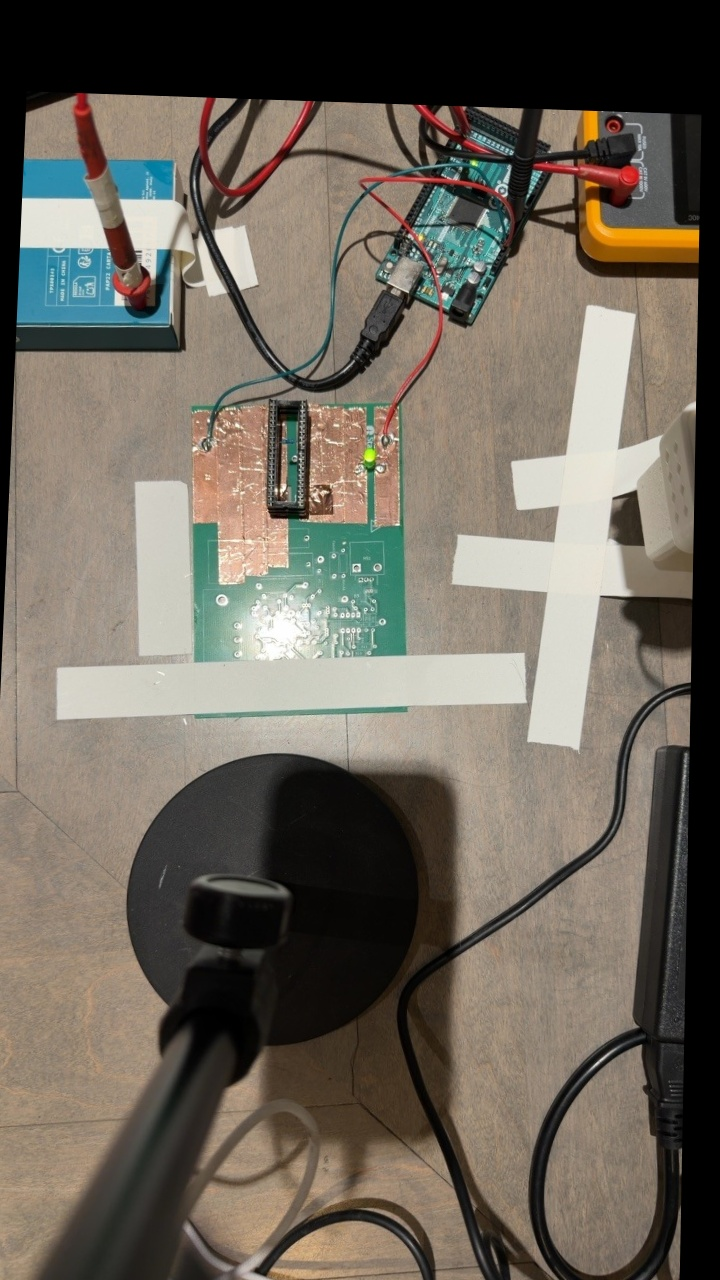
#> input picture scripts/so101_pick/last_success.jpg, 720 x 1280 px
$ python det2.py last_success.jpg out.png
#> lines starting #> are read from the running program, lines starting #| are printed output that depends on the picture; after the words box and inside, x2 and y2 are one past the last pixel; in counts of white or black regions, pixels touching at a corner belong together
import cv2, numpy as np, sys
def blocks(img):
    s=img.shape[1]/720
    hsv=cv2.cvtColor(img,cv2.COLOR_BGR2HSV)
    dark=((hsv[...,2]<75)&(hsv[...,1]<100)).astype(np.uint8)*255
    dark=cv2.morphologyEx(dark,cv2.MORPH_CLOSE,np.ones((int(11*s),)*2,np.uint8))
    cs,_=cv2.findContours(dark,cv2.RETR_EXTERNAL,cv2.CHAIN_APPROX_SIMPLE); out=[]
    for c in cs:
        (cx,cy),(w,h),ang=cv2.minAreaRect(c); L,S=max(w,h),min(w,h)
        if 85*s<L<170*s and 28*s<S<70*s and cv2.contourArea(c)>0.55*w*h: out.append(((cx,cy),(w,h),ang,cv2.boxPoints(((cx,cy),(w,h),ang))))
    return out
def copper_gap(img):
    hsv=cv2.cvtColor(img,cv2.COLOR_BGR2HSV)
    m=((hsv[...,0]>=3)&(hsv[...,0]<=22)&(hsv[...,1]>70)&(hsv[...,2]>110)).astype(np.uint8)
    m=cv2.morphologyEx(m,cv2.MORPH_OPEN,np.ones((5,5),np.uint8))
    n,lab,st,_=cv2.connectedComponentsWithStats(m)
    big=[i for i in range(1,n) if st[i,4]>1500]
    if not big: return None
    keep=np.isin(lab,big); ys,xs=np.nonzero(keep); x0,x1,y0,y1=xs.min(),xs.max(),ys.min(),ys.max()
    band=keep[y0:y0+int((y1-y0)*0.5),x0:x1+1].sum(0).astype(float)
    band=np.convolve(band,np.ones(5)/5,'same'); lo,hi=int(len(band)*.25),int(len(band)*.75)
    gx=x0+lo+int(np.argmin(band[lo:hi]))
    return gx,(x0,y0,x1,y1)
if __name__=='__main__':
    im=cv2.imread(sys.argv[1]); b=blocks(im); g=copper_gap(im); print([ (np.round(x[0]),np.round(x[1]),round(x[2])) for x in b], g)
#> further down, im is the input picture: shape (1280, 720, 3); mean B, G, R 91.8, 102.7, 109.7
#> in blocks, `dark=cv2.morphologyEx(dark,cv2.MORPH_CLOSE,np.ones((int(11*s),)*2,np.u..`:
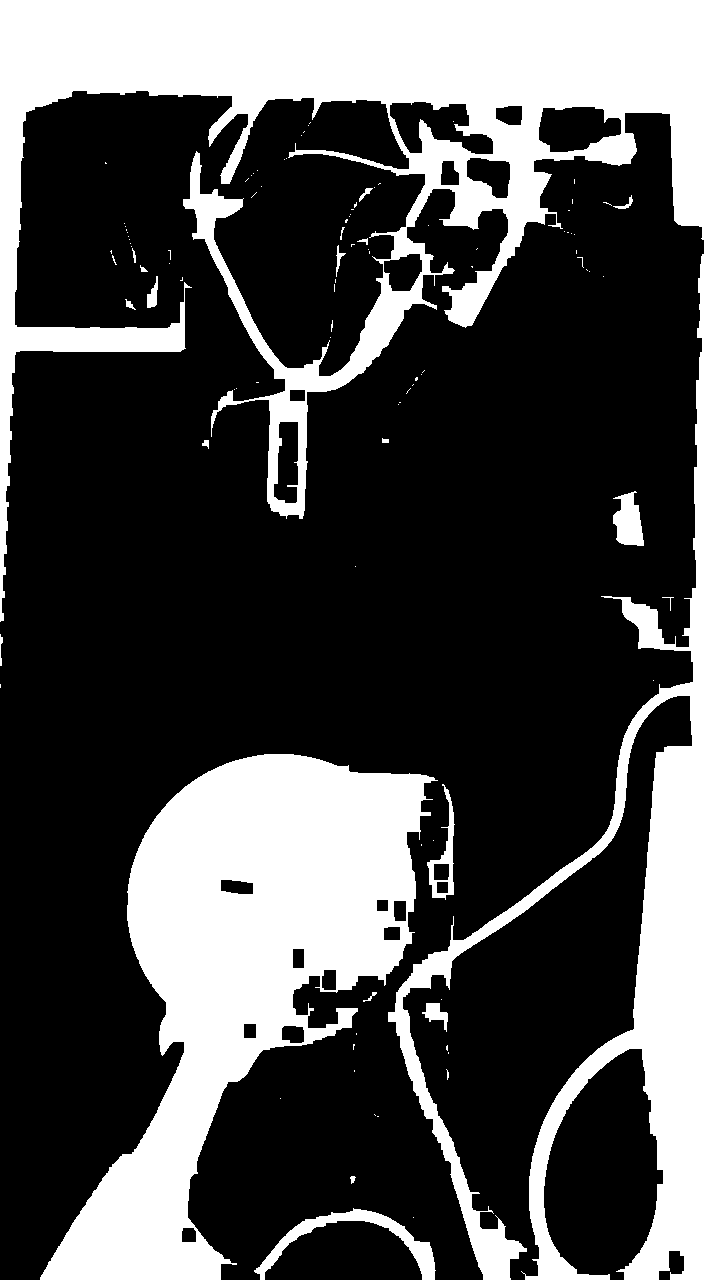
#> dark: shape (1280, 720); 30.8% white; 104 white regions (83 under 20 px)
#> in blocks, `cs, _ = cv2.findContours(dark, cv2.RETR_EXTERNAL, cv2.CHAIN_APPROX_SIM`: cs = 103 contours, 89 with area under 20; largest, box (x1, y1, x2, y2) and area: (0, 0, 720, 1280) 194173, (40, 754, 438, 1280) 89564, (254, 1208, 436, 1280) 2350, (427, 784, 455, 900) 1166, (613, 491, 644, 546) 1081
#> the loop in blocks, `for c in cs:` made 103 passes
#> (cx, cy, w, h, ang, L, S) on passes 1, 2, 3, 6, 8, 11, 13, 14: (413, 1217, 0, 0, -90, 0, 0), (344.5, 1243.5, 71, 181, -90, 181, 71), (352.5, 1179.5, 7, 5, -90, 7, 5), (280, 1098, 0, 0, -90, 0, 0), (447.3, 1073.9, 1.69, 10.05, -5.71, 10.05, 1.69), (353.5, 1046.5, 5, 1, -90, 5, 1), (437.7, 1014.2, 20.59, 31.44, -59.53, 31.44, 20.59), (441, 999, 0, 0, -90, 0, 0)
#> after the loop in blocks, `for c in cs:`: out = []
#> after `b = blocks(im)`: b = []
#> in copper_gap, `n,lab,st,_=cv2.connectedComponentsWithStats(m)`:
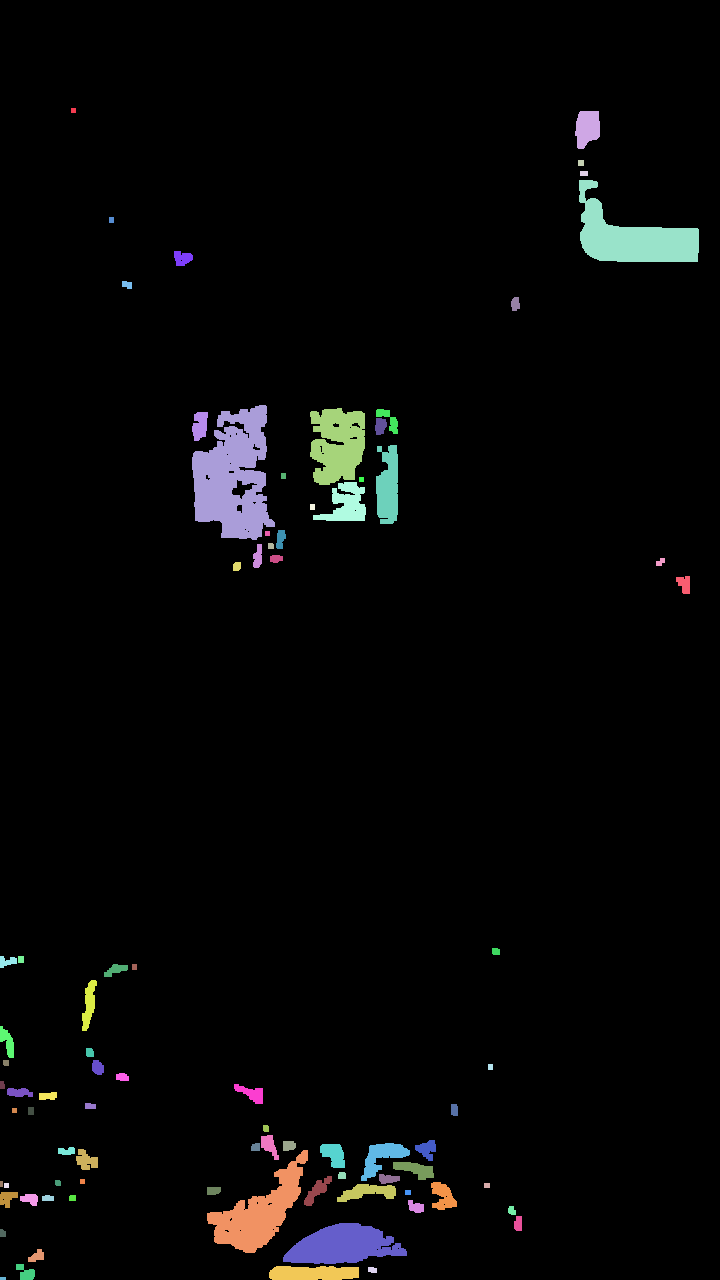
#> lab: shape (1280, 720) int32; 85 distinct labels, from 0 to 84; one colour per label, 0 black
#> in copper_gap, `n,lab,st,_=cv2.connectedComponentsWithStats(m)`: n = 85; st = 85 rows, first 6: [0, 0, 720, 1280, 884211], [71, 108, 5, 5, 25], [575, 111, 25, 38, 749], [578, 160, 6, 6, 36], [580, 171, 8, 5, 40], [579, 180, 120, 82, 4754]
#> in copper_gap, `big=[i for i in range(1,n) if st[i,4]>1500]`: big = [5, 10, 11, 57, 78]
#> in copper_gap, `keep = np.isin(lab, big)`:
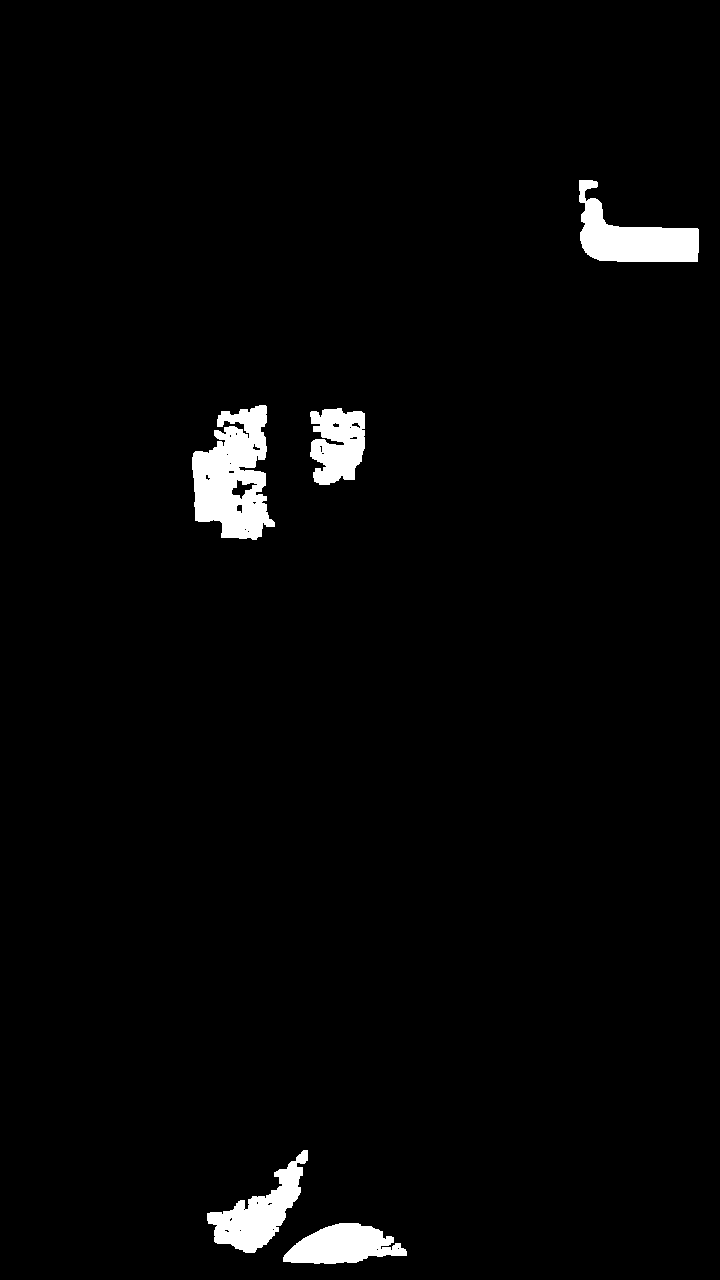
#> keep: shape (1280, 720) bool; 2.5% white; 5 white regions, box (x1, y1, x2, y2) and area: (192, 405, 275, 540) 7246, (579, 180, 699, 262) 4754, (207, 1150, 308, 1253) 4015, (283, 1223, 407, 1264) 3349, (310, 408, 365, 485) 3255
#> in copper_gap, `x0, x1, y0, y1 = (xs.min(), xs.max(), ys.min(), ys.max())`: x0 = 192; x1 = 698; y0 = 180; y1 = 1263
#> in copper_gap, `band=keep[y0:y0+int((y1-y0)*0.5),x0:x1+1].sum(0).astype(float)`: band = 507 values, max 128 at index 60, min 0 at index 83, mean 30.09
#> in copper_gap, `band = np.convolve(band, np.ones(5) / 5, 'same')`: band = 507 values, max 124.4 at index 61, min 0 at index 85, mean 30.04
#> in copper_gap, `lo, hi = (int(len(band) * 0.25), int(len(band) * 0.75))`: lo = 126; hi = 380
#> in copper_gap, `gx=x0+lo+int(np.argmin(band[lo:hi]))`: gx = 367
#> after `g = copper_gap(im)`: g = (367, (192, 180, 698, 1263))
#| [] (367, (192, 180, 698, 1263))
    for x in b: cv2.drawContours(im,[np.int32(x[3])],0,(0,255,0),2)
#> this loop made 0 passes
    if g: cv2.line(im,(g[0],g[1][1]),(g[0],g[1][3]),(255,0,255),2); cv2.rectangle(im,g[1][:2],g[1][2:],(255,255,0),1)
#> after `cv2.rectangle(im, g[1][:2], g[1][2:], (255, 255, 0), 1)`:
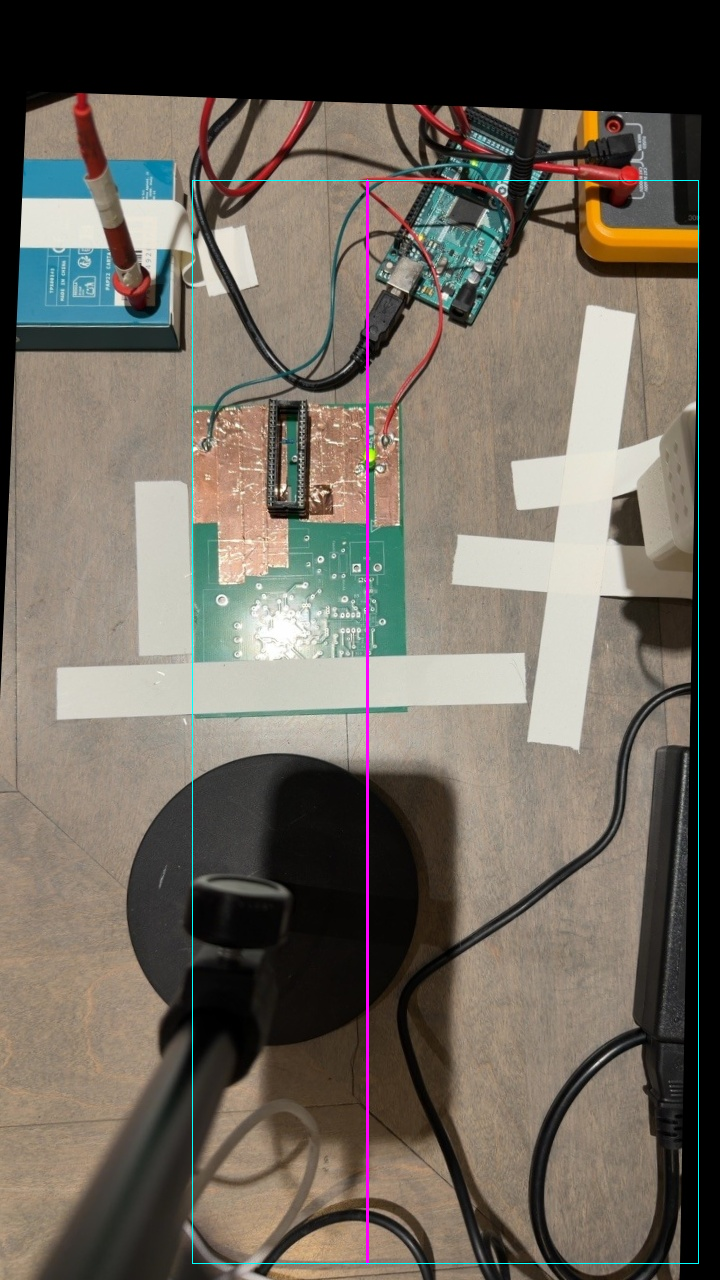
#> im: shape (1280, 720, 3); mean B, G, R 93.1, 103, 110
    cv2.imwrite(sys.argv[2],im)

$ run again, on scripts/so101_pick/ptb_crop.jpg
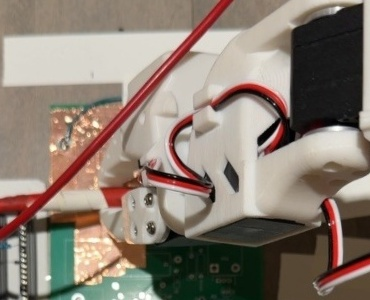
#> input picture scripts/so101_pick/ptb_crop.jpg, 370 x 300 px
#> im is the input picture: shape (300, 370, 3); mean B, G, R 113.5, 124.9, 138
#> hsv: shape (300, 370, 3); mean H, S, V 26, 63.1, 140.5
#> in blocks, `dark=cv2.morphologyEx(dark,cv2.MORPH_CLOSE,np.ones((int(11*s),)*2,np.u..`:
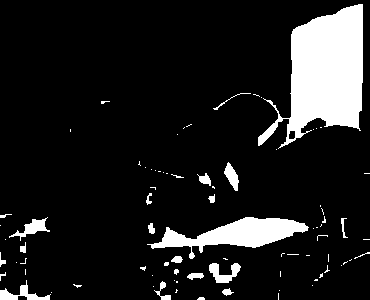
#> dark: shape (300, 370); 12.1% white; 82 white regions (60 under 20 px)
#> cs = 82 contours, 66 with area under 20; largest, box (x1, y1, x2, y2) and area: (258, 4, 363, 149) 8026, (147, 217, 309, 259) 2562, (209, 263, 241, 283) 279, (0, 280, 51, 300) 270, (9, 217, 50, 241) 255
#> the loop in blocks, `for c in cs:` made 82 passes
#> (cx, cy, w, h, ang, L, S) on passes 1, 3, 4, 5, 6, 7, 8, 9: (200.5, 298, 2, 7, -90, 7, 2), (51, 292, 0, 0, -90, 0, 0), (279, 290, 0, 0, -90, 0, 0), (176.1, 290.7, 3.16, 1.26, -71.57, 3.16, 1.26), (227.3, 291.8, 7.78, 8.49, -45, 8.49, 7.78), (153, 286, 0, 0, -90, 0, 0), (312, 285, 0, 0, -90, 0, 0), (76.83, 285.7, 2.55, 8.06, -81.87, 8.06, 2.55)
#> after the loop in blocks, `for c in cs:`: out = []
#> lab: shape (300, 370) int32; 13 distinct labels, from 0 to 12
#> n = 13; st = 13 rows, first 6: [0, 0, 370, 300, 105177], [187, 52, 5, 5, 25], [49, 104, 74, 82, 1897], [49, 110, 25, 34, 504], [62, 147, 43, 43, 841], [100, 159, 37, 38, 698]
#> big = [2]
#> keep: shape (300, 370) bool; 1.7% white; 1 white region, box (x1, y1, x2, y2) and area: (49, 104, 123, 186) 1897
#> ys = 1897 values from 104 to 185; xs = 1897 values, max 122 at index 19, min 49 at index 1693, mean 80.78
#> x0 = 49; x1 = 122; y0 = 104; y1 = 185
#> in copper_gap, `band=keep[y0:y0+int((y1-y0)*0.5),x0:x1+1].sum(0).astype(float)`: band = 74 values, max 34 at index 41, min 0 at index 0, mean 14.55
#> in copper_gap, `band = np.convolve(band, np.ones(5) / 5, 'same')`: band = 74 values, max 32 at index 40, min 0 at index 0, mean 14.51
#> lo = 18; hi = 55
#> gx = 67
#> g = (67, (49, 104, 122, 185))
#| [] (67, (49, 104, 122, 185))
#> `cv2.rectangle(im, g[1][:2], g[1][2:], (255, 255, 0), 1)`:
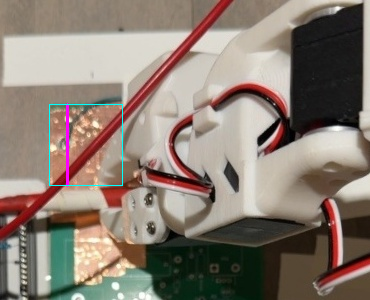
#> im: shape (300, 370, 3); mean B, G, R 114.2, 125, 137.8
